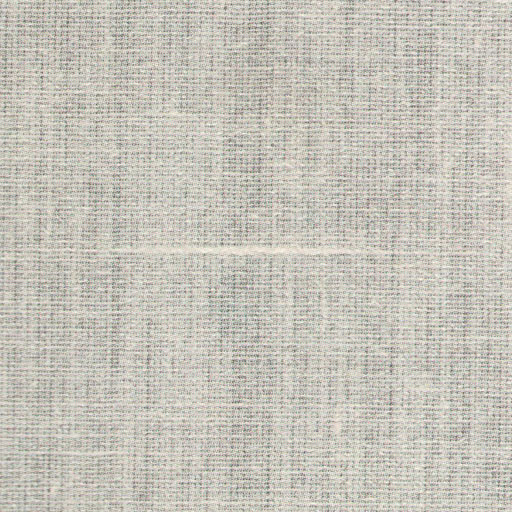
#> input picture Data/Task4/Fabric1.jpg, 512 x 512 px, found by its file name
$ python task4.py
#> lines starting #> are read from the running program, lines starting #| are printed output that depends on the picture; after the words box and inside, x2 and y2 are one past the last pixel; in counts of white or black regions, pixels touching at a corner belong together
#> further down, input_image is the input picture: shape (512, 512, 3); mean B, G, R 185.4, 194.8, 197.7
import numpy as np
import cv2
import matplotlib.pyplot as plt

def defect_detect(image):
    img = image.copy()
    hsv = cv2.cvtColor(img, cv2.COLOR_BGR2HSV)
#> hsv: shape (512, 512, 3); mean H, S, V 31, 18.5, 199.6
    h = hsv[:,1,0]
#> h = 512 values, max 177 at index 7, min 0 at index 216, mean 25.84
    s = hsv[:,:,1]
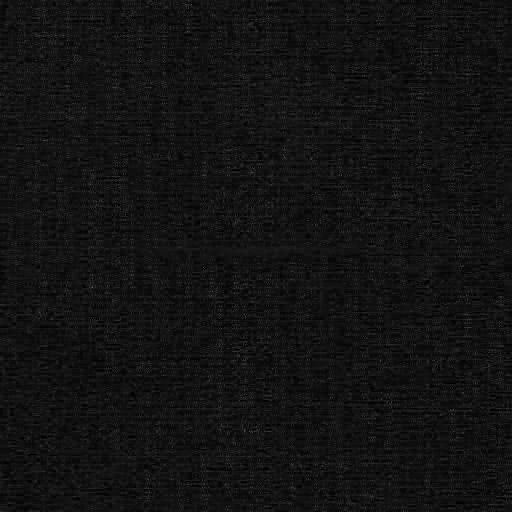
#> s: shape (512, 512); min 0, max 78, mean 18.5
    v = hsv[:,:,2]

    blr = cv2.blur(v,(15,15))
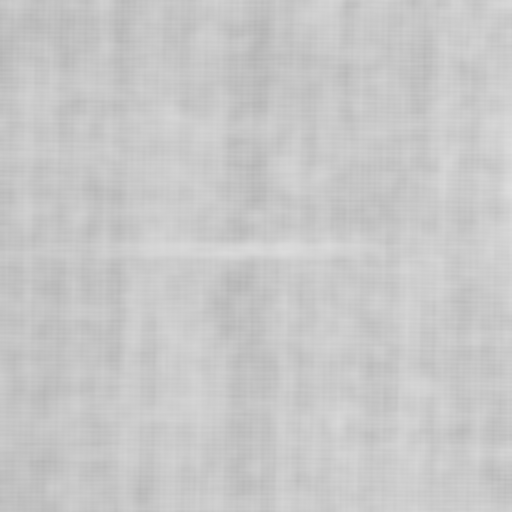
#> blr: shape (512, 512); min 180, max 222, mean 199.6

    dst = cv2.fastNlMeansDenoising(blr, None,10,7,21)

    _,binary = cv2.threshold(dst, 127,255,cv2.THRESH_BINARY+cv2.THRESH_OTSU)
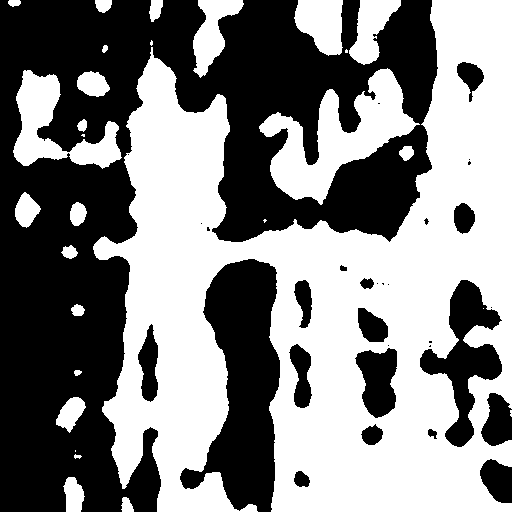
#> binary: shape (512, 512); 51.6% white; 31 black regions (14 under 20 px), largest, box (x1, y1, x2, y2) and area: (0, 0, 438, 512) 98217, (180, 259, 280, 512) 14210, (420, 280, 502, 447) 5220

    kernal = np.ones((5,5),np.uint8)

    erosion = cv2.erode(binary, kernal, iterations=1)
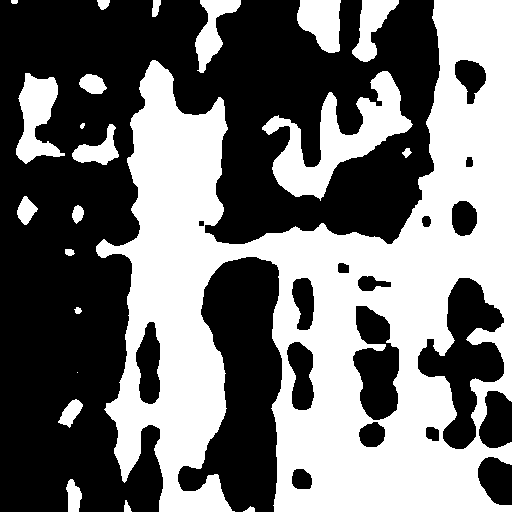
#> erosion: shape (512, 512); 45.2% white; 22 white regions (1 under 20 px), largest, box (x1, y1, x2, y2) and area: (96, 0, 512, 512) 101717, (262, 71, 413, 201) 6812, (16, 73, 65, 164) 2410
    dilation = cv2.dilate(binary, kernal,iterations=1)
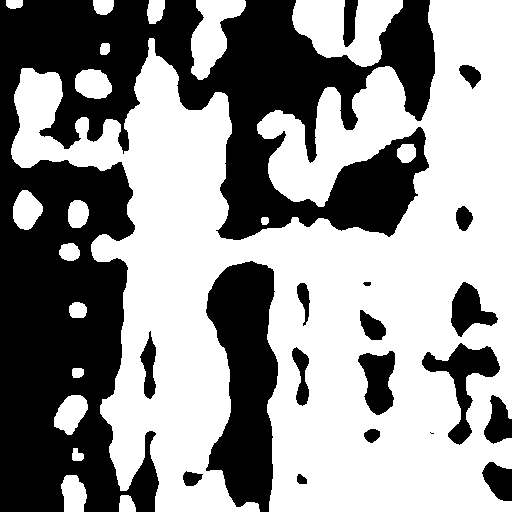
#> dilation: shape (512, 512); 57.9% white; 19 black regions (1 under 20 px)

    if (dilation==0).sum() >1:
        print("defective fabric")
        contours,_ = cv2.findContours(dilation,cv2.RETR_TREE,cv2.CHAIN_APPROX_SIMPLE)
#> contours = 34 contours, 2 with area under 20; largest, box (x1, y1, x2, y2) and area: (11, 0, 512, 512) 145113, (292, 0, 403, 67) 4470, (421, 342, 501, 446) 2630, (191, 0, 246, 80) 2284, (357, 350, 396, 416) 1656
        for i in contours:
            if cv2.contourArea(i)<261121:
                cv2.drawContours(img, i, -1, (0,255,0),3)
#> this loop made 34 passes
#> i on pass 18: [[429, 432], [430, 431], [431, 432], [430, 433]]
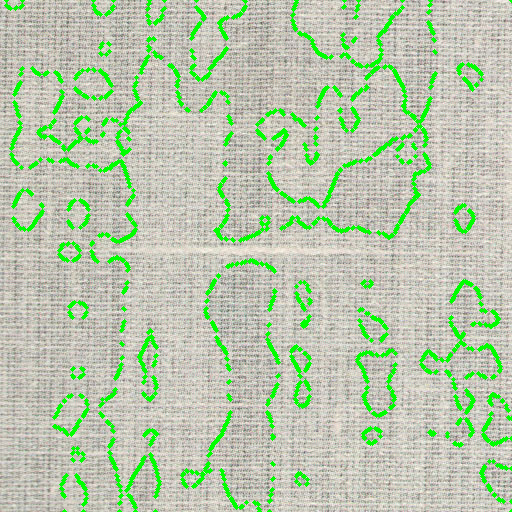
#> img: shape (512, 512, 3); 7.75% of pixels changed, all inside (x1, y1, x2, y2) = (4, 0, 512, 512)
    else:
        print("Good fabric")
    return image, hsv,v,blr,dst,binary,dilation,img


input_image = cv2.imread("Data/Task4/Fabric1.jpg")
image,hsv,v,blr,dst,binary,dilation,img = defect_detect(input_image)

fig, ax = plt.subplots(2,4,figsize=(15,10))
ax[0,0].imshow(cv2.cvtColor(image,cv2.COLOR_BGR2RGB))
ax[0,0].set_title('original')
ax[0,1].imshow(cv2.cvtColor(hsv, cv2.COLOR_BGR2RGB))
ax[0,1].set_title('msv')
ax[0,2].imshow(cv2.cvtColor(v, cv2.COLOR_BGR2RGB))
ax[0,2].set_title('value')
ax[0,3].imshow(cv2.cvtColor(blr, cv2.COLOR_BGR2RGB))
ax[0,3].set_title('Blur')
ax[1,0].imshow(cv2.cvtColor(dst, cv2.COLOR_BGR2RGB))
ax[1,0].set_title('filter')
ax[1,1].imshow(binary, cmap='gray')
ax[1,1].set_title('Binary')
ax[1,2].imshow(dilation, cmap='gray')
ax[1,2].set_title('Dilation')
ax[1,3].imshow(cv2.cvtColor(img, cv2.COLOR_BGR2RGB))
ax[1,3].set_title('output')
fig.tight_layout()
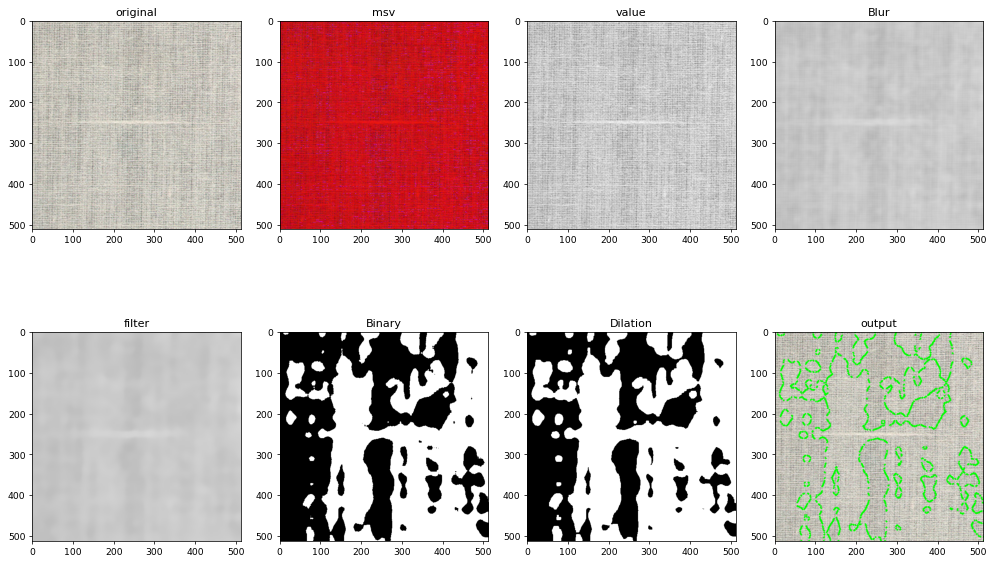
#> figure drawn by matplotlib, 8 panels

$ run again, with Data/Task4/Fabric10.jpg copied over Data/Task4/Fabric1.jpg
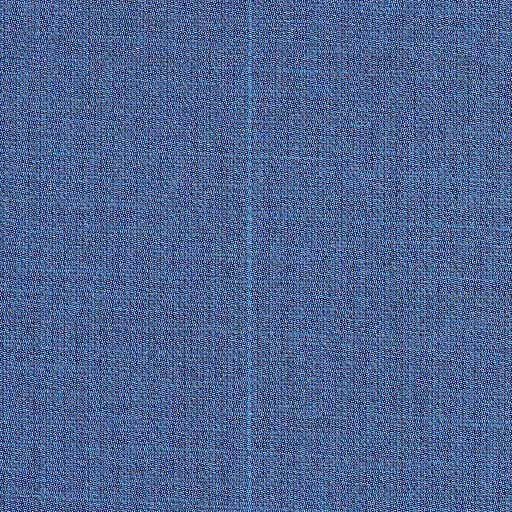
#> input picture Data/Task4/Fabric10.jpg, 512 x 512 px, found by its file name
#> input_image is the input picture: shape (512, 512, 3); mean B, G, R 146.2, 100.4, 76.8
#> hsv: shape (512, 512, 3); mean H, S, V 110, 135.8, 146.2
#> h = 512 values, max 119 at index 158, min 103 at index 213, mean 110.3
#> in defect_detect, `_,binary = cv2.threshold(dst, 127,255,cv2.THRESH_BINARY+cv2.THRESH_OTSU)`:
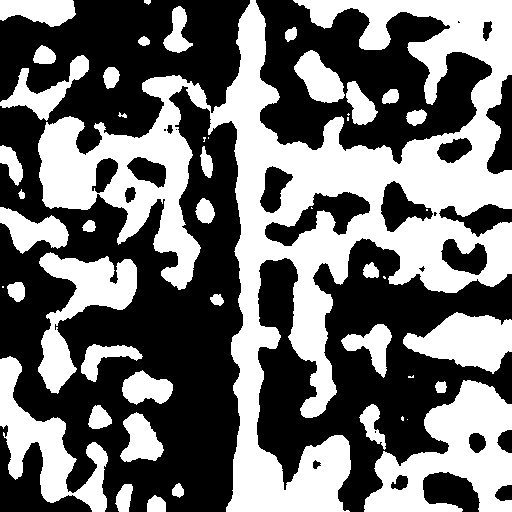
#> binary: shape (512, 512); 44% white; 48 white regions (11 under 20 px), largest, box (x1, y1, x2, y2) and area: (38, 0, 512, 512) 71693, (364, 380, 512, 512) 10193, (0, 356, 108, 512) 5927
#> erosion: shape (512, 512); 34.1% white; 42 white regions (4 under 20 px), largest, box (x1, y1, x2, y2) and area: (212, 0, 512, 512) 47333, (40, 78, 198, 287) 10302, (367, 383, 512, 512) 8461
#> dilation: shape (512, 512); 54.1% white; 26 black regions (3 under 20 px)
#> contours = 46 contours, 3 with area under 20; largest, box (x1, y1, x2, y2) and area: (0, 0, 512, 512) 94154, (357, 378, 512, 512) 12464, (0, 205, 145, 396) 10091, (0, 354, 110, 512) 7148, (401, 310, 512, 376) 4654
#> the loop in defect_detect, `for i in contours:` made 46 passes
#> i on pass 33: [[314, 464], [315, 463], [316, 464], [315, 465]]
#> after the loop in defect_detect, `for i in contours:`:
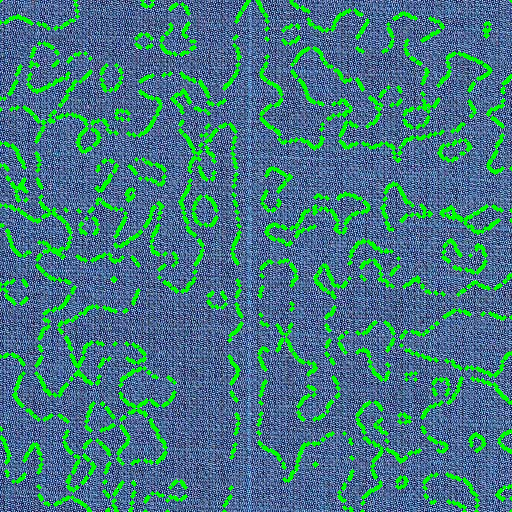
#> img: shape (512, 512, 3); 12.32% of pixels changed, all inside (x1, y1, x2, y2) = (0, 0, 512, 512)

$ run again, with Data/Task4/Fabric12.jpg copied over Data/Task4/Fabric1.jpg
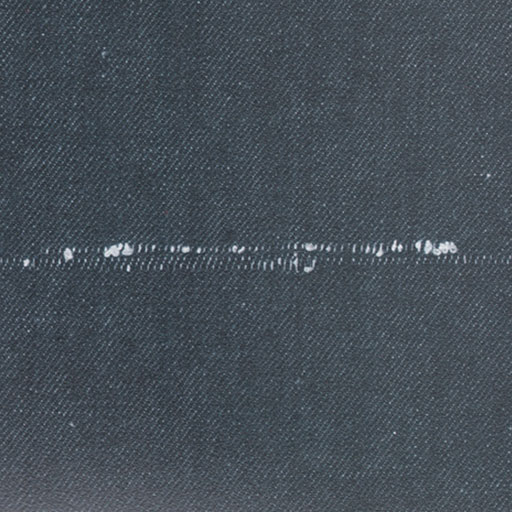
#> input picture Data/Task4/Fabric12.jpg, 512 x 512 px, found by its file name
#> input_image is the input picture: shape (512, 512, 3); mean B, G, R 87.2, 78.5, 69.6
#> hsv: shape (512, 512, 3); mean H, S, V 104.8, 52.8, 87.2
#> h = 512 values, max 116 at index 504, min 95 at index 175, mean 105.8
#> in defect_detect, `_,binary = cv2.threshold(dst, 127,255,cv2.THRESH_BINARY+cv2.THRESH_OTSU)`:
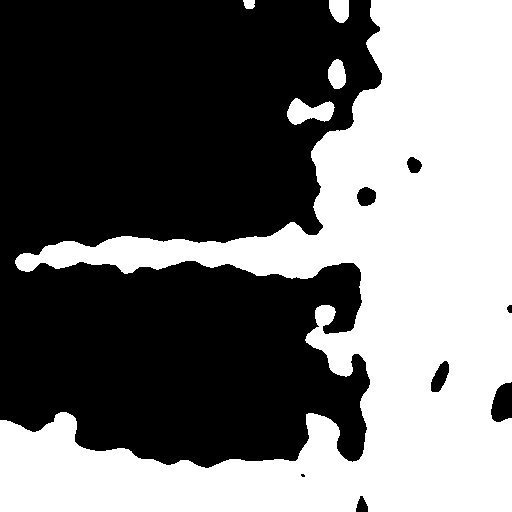
#> binary: shape (512, 512); 44.4% white; 5 white regions, box (x1, y1, x2, y2) and area: (0, 0, 512, 512) 114700, (287, 98, 335, 125) 801, (328, 59, 346, 89) 415, (329, 0, 349, 23) 386, (243, 0, 255, 9) 93
#> erosion: shape (512, 512); 42% white; 6 white regions, box (x1, y1, x2, y2) and area: (0, 0, 512, 512) 108967, (289, 101, 332, 122) 483, (331, 0, 347, 21) 262, (330, 62, 344, 87) 240, (317, 307, 333, 324) 203, (246, 0, 253, 7) 39
#> dilation: shape (512, 512); 46.7% white; 5 white regions
#> contours = 8 contours; box (x1, y1, x2, y2) and area: (0, 0, 512, 512) 118890, (285, 96, 337, 127) 1094, (326, 57, 348, 91) 580, (327, 0, 351, 25) 485, (432, 363, 448, 391) 190, (358, 189, 375, 205) 166, (241, 0, 257, 11) 138, (409, 159, 420, 172) 82
#> the loop in defect_detect, `for i in contours:` made 8 passes
#> after the loop in defect_detect, `for i in contours:`:
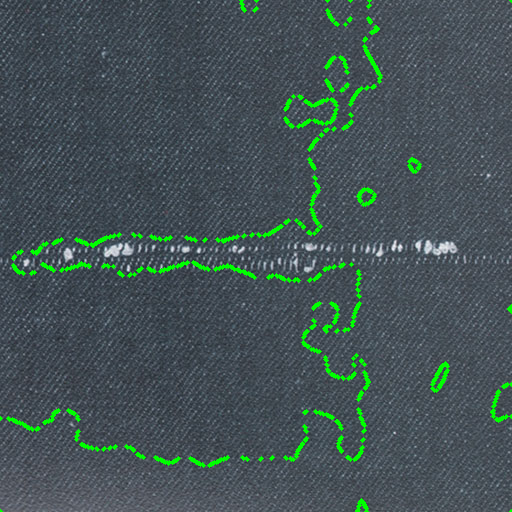
#> img: shape (512, 512, 3); 2.87% of pixels changed, all inside (x1, y1, x2, y2) = (0, 0, 512, 512)

$ run again, with Data/Task4/Fabric13.jpg copied over Data/Task4/Fabric1.jpg
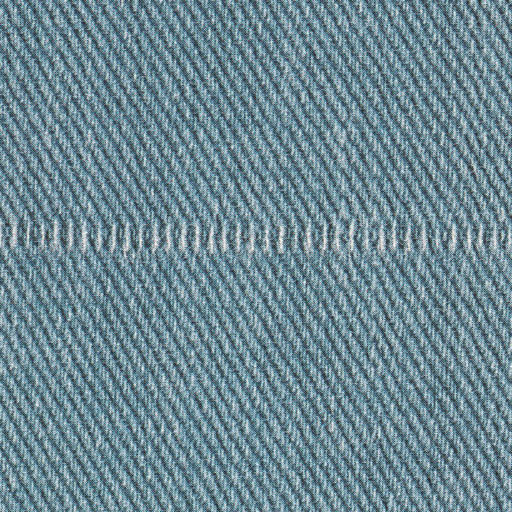
#> input picture Data/Task4/Fabric13.jpg, 512 x 512 px, found by its file name
#> input_image is the input picture: shape (512, 512, 3); mean B, G, R 147.1, 136.2, 109.1
#> hsv: shape (512, 512, 3); mean H, S, V 98.8, 70.1, 147.3
#> h = 512 values, max 124 at index 130, min 85 at index 208, mean 98.59
#> binary: shape (512, 512); 44.9% white; 33 white regions (7 under 20 px), largest, box (x1, y1, x2, y2) and area: (23, 57, 347, 512) 54896, (299, 81, 512, 465) 29753, (261, 0, 401, 124) 6144
#> erosion: shape (512, 512); 36.8% white; 30 white regions (3 under 20 px), largest, box (x1, y1, x2, y2) and area: (87, 130, 345, 512) 40278, (301, 83, 512, 462) 24064, (27, 60, 142, 299) 6933
#> dilation: shape (512, 512); 53% white; 25 black regions (7 under 20 px)
#> contours = 35 contours, 5 with area under 20; largest, box (x1, y1, x2, y2) and area: (0, 55, 349, 512) 67061, (259, 0, 512, 467) 42012, (0, 266, 97, 437) 8684, (454, 0, 512, 181) 6884, (451, 313, 512, 467) 4034
#> the loop in defect_detect, `for i in contours:` made 35 passes
#> i on passes 6, 9, 25: [[73, 308], [73, 313], [77, 313], [77, 308]], [[5, 399], [6, 398], [7, 399], [6, 400]], [[428, 33], [428, 38], [433, 38], [433, 33]]
#> after the loop in defect_detect, `for i in contours:`:
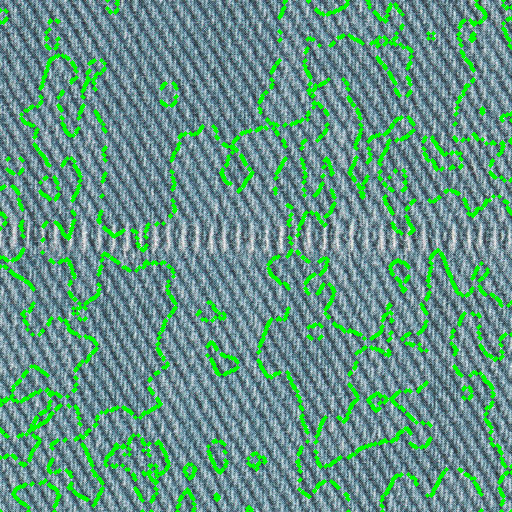
#> img: shape (512, 512, 3); 9.8% of pixels changed, all inside (x1, y1, x2, y2) = (0, 0, 512, 512)
